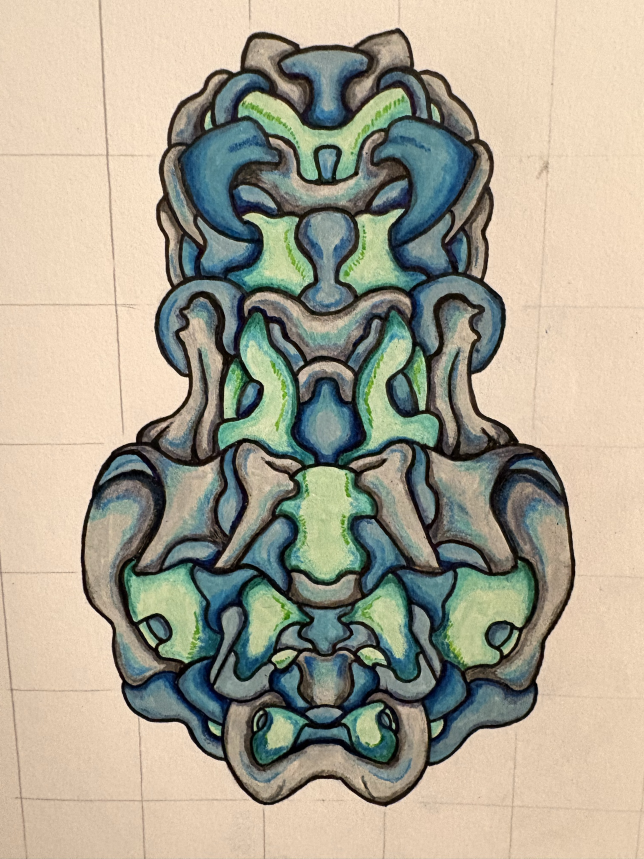
#> input picture samples/IMG_2295.jpeg, 1932 x 2576 px (shown at 1/3 size)
$ python -i ingest.py   (imports and definitions only)
#> lines starting #> are read from the running program, lines starting #| are printed output that depends on the picture; after the words box and inside, x2 and y2 are one past the last pixel; in counts of white or black regions, pixels touching at a corner belong together
### biomorphic/session.py
"""Shared core: a Session wraps a session directory written by `biomorphic ingest`.

See docs/ARCHITECTURE.md for the on-disk format. Everything downstream (review UI, library, verify)
reads sessions through this module, so the pipeline must write exactly what this module reads.
"""
from __future__ import annotations

import hashlib
import json
from dataclasses import dataclass
from pathlib import Path
from typing import Any

import cv2
import numpy as np
from scipy import ndimage as ndi

from biomorphic import tiles as tile_utils

GROUP_ID_BASE = 1_000_000
SCHEMA = 1


# ----------------------------------------------------------------------------- merge tree
@dataclass
class MergeTree:
    """Full agglomerative merge hierarchy over the leaf fragments.

    Node ids: 0 = background, 1..n_leaves = leaves, n_leaves+1.. = internal nodes in merge order.
    merges[i] = [a, b, cost, new_id] with new_id == n_leaves + i + 1 and non-decreasing cost.
    """

    n_leaves: int
    merges: list

    # [6 lines left out: function from_json, not called in this run]

    def to_json(self) -> dict:
        return {"n_leaves": self.n_leaves, "merges": [[a, b, c, n] for a, b, c, n in self.merges]}

    # [8 lines left out: function validate, not called in this run]

    @property
    def n_nodes(self) -> int:
        return self.n_leaves + len(self.merges) + 1

    # [18 lines left out: functions roots, cost_at, not called in this run]

    def n_merges_for_regions(self, n_regions: int) -> int:
        """Number of merges that leaves exactly n_regions regions (clamped)."""
        return max(0, min(len(self.merges), self.n_leaves - int(n_regions)))

    def children(self) -> dict[int, tuple[int, int]]:
        return {n: (a, b) for a, b, _c, n in self.merges}

    # [10 lines left out: function leaves_under, not called in this run]


# ----------------------------------------------------------------------------- regions
@dataclass
class RegionInfo:
    id: int
    area: int
    bbox: tuple[int, int, int, int]        # x, y, w, h in working px
    centroid: tuple[float, float]          # cx, cy
    mean_lab: tuple[float, float, float]
    leaves: tuple[int, ...]

    # [6 lines left out: function to_json, not called in this run]


def rgb_to_lab(rgb: np.ndarray) -> np.ndarray:
    """uint8 RGB -> float32 CIE Lab with L in 0..100 and a, b centred on 0."""
    f = rgb.astype(np.float32) / 255.0
    return cv2.cvtColor(f, cv2.COLOR_RGB2LAB)


# [42 lines left out: function region_stats, not called in this run]


# ----------------------------------------------------------------------------- session
class Session:
    """Read side of a session directory plus the UI working state (manual groups)."""

    # [25 lines left out: function __init__, not called in this run]

    @classmethod
    def load(cls, path: Path | str) -> "Session":
        return cls(path)

    # [5 lines left out: function _read_mask, not called in this run]

    # ---- metadata -----------------------------------------------------------------------
    @property
    def session_id(self) -> str:
        return str(self.meta["session_id"])

    @property
    def levels(self) -> list[dict[str, Any]]:
        return list(self.meta["levels"])

    @property
    def axis_x(self) -> float:
        return float(self.meta["axis"]["x"])

    @property
    def width(self) -> int:
        return int(self.fragments.shape[1])

    @property
    def height(self) -> int:
        return int(self.fragments.shape[0])

    # [5 lines left out: function working_lab, not called in this run]

    @property
    def groups(self) -> list[list[int]]:
        return [list(map(int, g)) for g in self.state["groups"]]

    def _groups_key(self) -> tuple:
        return tuple(tuple(sorted(g)) for g in self.groups)

    # [36 lines left out: functions level_n_merges, roots, _level_data, _apply_groups, not called in this run]

    def label_map(self, level_index: int, apply_groups: bool = True) -> np.ndarray:
        """int32 HxW region ids (0 = background). Groups applied unless apply_groups=False."""
        return self._level_data(level_index, apply_groups)["label_map"]

    def leaf_to_region(self, level_index: int) -> np.ndarray:
        """Array indexed by leaf id giving the region id at this level (index 0 unused)."""
        return self._level_data(level_index)["leaf_to_region"]

    def leaf_to_region_no_groups(self, level_index: int) -> np.ndarray:
        """As leaf_to_region, for the level's own partition with manual groups ignored."""
        return self._level_data(level_index, apply_groups=False)["leaf_to_region"]

    def region_leaves(self, level_index: int, region_id: int) -> list[int]:
        l2r = self.leaf_to_region(level_index)
        return [int(i) for i in np.nonzero(l2r == region_id)[0] if i != 0]

    # ---- region stats -------------------------------------------------------------------
    # [51 lines left out: functions regions, leaf_mask, mirror_mask, mirror_leaves, axis_curve, not called in this run]

    def axis_x_at(self, y: Any) -> np.ndarray:
        c = self.axis_curve
        return np.interp(np.asarray(y, dtype=np.float64), c[:, 0], c[:, 1])

    # [55 lines left out: functions lab_mirror, mirror_map, pairing, add_group, remove_group, not called in this run]

    def save_state(self) -> None:
        (self.path / "state.json").write_text(json.dumps(self.state, indent=1))

    # ---- tiles --------------------------------------------------------------------------
    # [9 lines left out: function cut_tile, not called in this run]


# ----------------------------------------------------------------------------- writing helpers
def make_session_id(source_sha256: str, pipeline_version: str, created_at: str) -> str:
    return hashlib.sha256(f"{source_sha256}{pipeline_version}{created_at}".encode()).hexdigest()[:8]


# [19 lines left out: function write_session, not called in this run]

### biomorphic/pipeline/ingest.py
"""ingest step: EXIF orientation, paper estimate, figure mask and box, crop with margin, working copy, deskew.

Every function is a pure function on arrays. `run.py` wires them: the oriented source is searched for the
figure box at a reduced width, cropped with a margin at full resolution, downscaled to the working width
(never upscaled) and the figure mask is recomputed on the working copy. The optional deskew rotation
(`rotate_rgb`) is applied by `run.py` after the axis search, followed by a recomputation of the masks.
"""
from __future__ import annotations

import hashlib
import io
from dataclasses import dataclass
from pathlib import Path

import cv2
import numpy as np
from PIL import Image, ImageOps
from scipy import ndimage as ndi

from biomorphic.session import rgb_to_lab

DEFAULTS = {
    "working_width": 1800,         # max width of the working copy (px); the source is never upscaled
    "crop_margin_frac": 0.03,      # crop margin around the figure box, as a fraction of max(box w, box h)
    "paper_border_frac": 0.05,     # width of the image border band (fraction of w/h) used to estimate the paper
    "figure_dark_dL": 35.0,        # a pixel darker than the paper by this much (Lab L) belongs to the figure;
                                   # 25 let a shadowed pencil grid on the board join the figure (fill-holes then
                                   # turned the enclosed wood squares into figure); the ink outline is ~70 darker
    "figure_chroma_delta": 12.0,   # ... or whose (a, b) is further than this from the paper's (a, b)
    "figure_close_px": 2,          # closing radius (px) applied before taking the largest component
    "figure_box_width": 1000,      # the oriented source is reduced to this width to find the figure box
    "deskew_min_angle": 0.3,       # deskew only if |axis angle| exceeds this (degrees)
}

EXIF_ORIENTATION_TAG = 274


@dataclass
class SourceImage:
    rgb: np.ndarray            # HxWx3 uint8, EXIF orientation applied
    path: Path
    sha256: str                # of the file bytes
    exif_orientation: int


# [12 lines left out: function load_oriented, not called in this run]


def border_band(shape: tuple[int, ...], frac: float) -> np.ndarray:
    """Boolean mask of the outer band of an image (used for the paper estimate)."""
    h, w = shape[:2]
    bh, bw = max(1, int(round(h * frac))), max(1, int(round(w * frac)))
    band = np.zeros((h, w), bool)
    band[:bh, :] = True
    band[-bh:, :] = True
    band[:, :bw] = True
    band[:, -bw:] = True
    return band


def estimate_paper(lab: np.ndarray, border_frac: float) -> np.ndarray:
    """Median Lab of the border band: robust to the pencil grid, shadows and the figure touching the edge."""
    band = border_band(lab.shape, border_frac)
    return np.median(lab[band].reshape(-1, 3), axis=0).astype(np.float32)


# [4 lines left out: function estimate_paper_rgb, not called in this run]


def figure_candidates(lab: np.ndarray, paper: np.ndarray, dark_dL: float, chroma_delta: float) -> np.ndarray:
    """Pixels that are darker than the paper or clearly more chromatic than it."""
    L, a, b = lab[..., 0], lab[..., 1], lab[..., 2]
    dark = L < float(paper[0]) - dark_dL
    chroma = np.hypot(a - float(paper[1]), b - float(paper[2])) > chroma_delta
    return dark | chroma


def largest_component(mask: np.ndarray, connectivity: int = 4) -> np.ndarray:
    m = mask.astype(np.uint8)
    n, labels, stats, _ = cv2.connectedComponentsWithStats(m, connectivity=connectivity)
    if n <= 1:
        return np.zeros(mask.shape, bool)
    big = 1 + int(np.argmax(stats[1:, cv2.CC_STAT_AREA]))
    return labels == big


def figure_mask_from_lab(lab: np.ndarray, paper: np.ndarray, *, dark_dL: float, chroma_delta: float,
                         close_px: int) -> np.ndarray:
    """Figure silhouette: largest 4-connected component of the candidates after a small closing, holes filled."""
    cand = figure_candidates(lab, paper, dark_dL, chroma_delta).astype(np.uint8)
    if close_px > 0:
        k = cv2.getStructuringElement(cv2.MORPH_ELLIPSE, (2 * close_px + 1, 2 * close_px + 1))
        cand = cv2.morphologyEx(cand, cv2.MORPH_CLOSE, k)
    fig = largest_component(cand > 0, connectivity=4)
    return ndi.binary_fill_holes(fig)


def mask_bbox(mask: np.ndarray) -> tuple[int, int, int, int]:
    ys, xs = np.nonzero(mask)
    if ys.size == 0:
        raise ValueError("empty mask: no figure found")
    return int(xs.min()), int(ys.min()), int(xs.max() - xs.min() + 1), int(ys.max() - ys.min() + 1)


def find_figure_box(rgb: np.ndarray, params: dict | None = None) -> tuple[tuple[int, int, int, int], np.ndarray]:
    """Figure bbox (x, y, w, h) in the coordinates of `rgb`, found on a reduced copy. Also returns the paper Lab."""
    p = {**DEFAULTS, **(params or {})}
    h, w = rgb.shape[:2]
    s = min(1.0, p["figure_box_width"] / w)
    small = cv2.resize(rgb, (int(round(w * s)), int(round(h * s))), interpolation=cv2.INTER_AREA) if s < 1 else rgb
    lab = rgb_to_lab(small)
    paper = estimate_paper(lab, p["paper_border_frac"])
    mask = figure_mask_from_lab(lab, paper, dark_dL=p["figure_dark_dL"], chroma_delta=p["figure_chroma_delta"],
                                close_px=p["figure_close_px"])
    x, y, bw, bh = mask_bbox(mask)
    inv = 1.0 / s
    x0, y0 = int(np.floor(x * inv)), int(np.floor(y * inv))
    x1, y1 = int(np.ceil((x + bw) * inv)), int(np.ceil((y + bh) * inv))
    x0, y0 = max(0, x0), max(0, y0)
    x1, y1 = min(w, x1), min(h, y1)
    return (x0, y0, x1 - x0, y1 - y0), paper


# [29 lines left out: functions crop_with_margin, make_working, rotate_rgb, not called in this run]


@dataclass
class Ingested:
    source: SourceImage
    paper_lab: np.ndarray          # (3,) float32, from the oriented source's border band
    paper_rgb: tuple[int, int, int]
    crop: dict                     # oriented-source coords
    working_rgb: np.ndarray
    working_lab: np.ndarray
    scale: float                   # working px per source px
    figure_mask: np.ndarray        # bool, working px
    figure_box: tuple[int, int, int, int]   # working px


# [18 lines left out: functions analyse_working, ingest, not called in this run]

>>> import cv2
>>> picture = cv2.imread('../../samples/IMG_2295.jpeg')
#> picture is the input picture: shape (2576, 1932, 3); mean B, G, R 146.1, 163.9, 169.3
>>> result = find_figure_box(picture)
#> in find_figure_box, `small = cv2.resize(rgb, (int(round(w * s)), int(round(h * s))), interp..`:
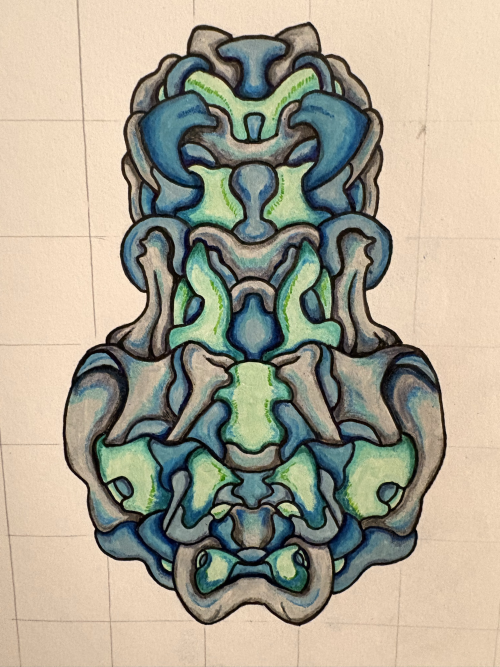
#> small: shape (1333, 1000, 3) (shown at 1/2 size); mean B, G, R 146.1, 163.9, 169.3
#> in rgb_to_lab, `return cv2.cvtColor(f, cv2.COLOR_RGB2LAB)`: returned value: shape (1333, 1000, 3) float32; mean of channels 0, 1, 2 65, -4.3, -4.2
#> in find_figure_box, `paper = estimate_paper(lab, p["paper_border_frac"])`: paper = [83.28, -3.56, -13.64]
#> in figure_candidates, `L, a, b = lab[..., 0], lab[..., 1], lab[..., 2]`:
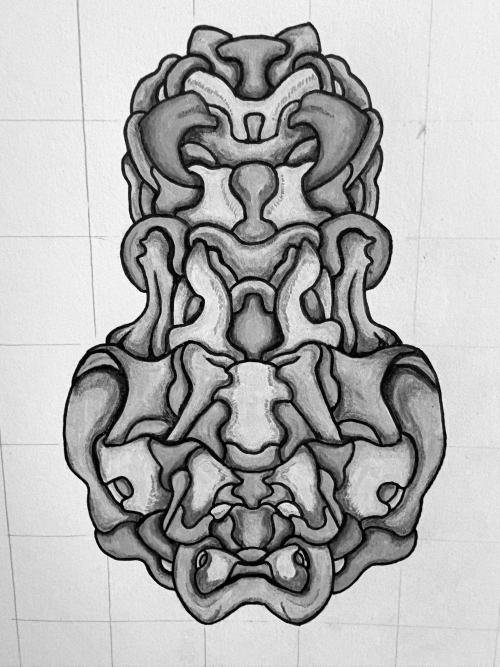
#> L: shape (1333, 1000) float32 (shown at 1/2 size); min 0, max 93.83, mean 65.1; drawn with min black and max white
#> in figure_candidates, `L, a, b = lab[..., 0], lab[..., 1], lab[..., 2]`:
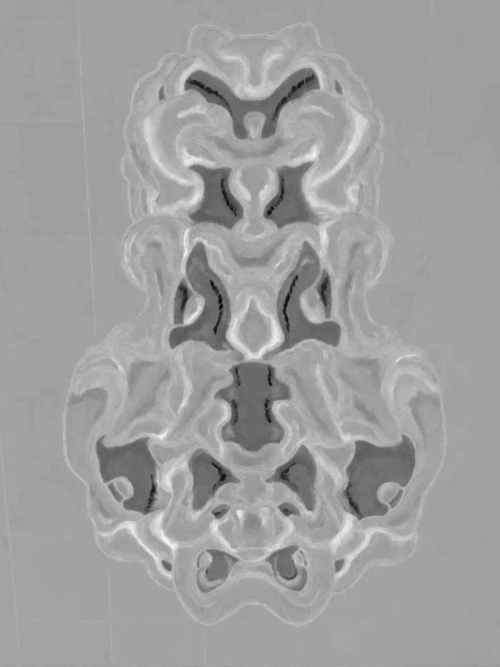
#> a: shape (1333, 1000) float32 (shown at 1/2 size); min -48.5, max 22.09, mean -4.3; drawn with min black and max white
#> in figure_candidates, `L, a, b = lab[..., 0], lab[..., 1], lab[..., 2]`:
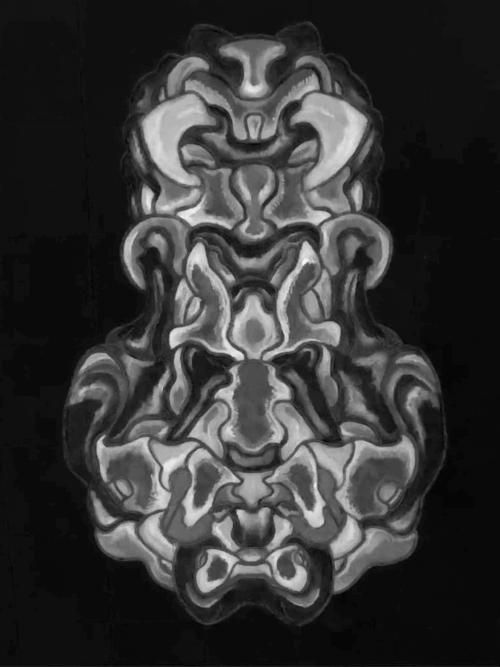
#> b: shape (1333, 1000) float32 (shown at 1/2 size); min -17.16, max 44.44, mean -4.2; drawn with min black and max white
#> in figure_candidates, `dark = L < float(paper[0]) - dark_dL`:
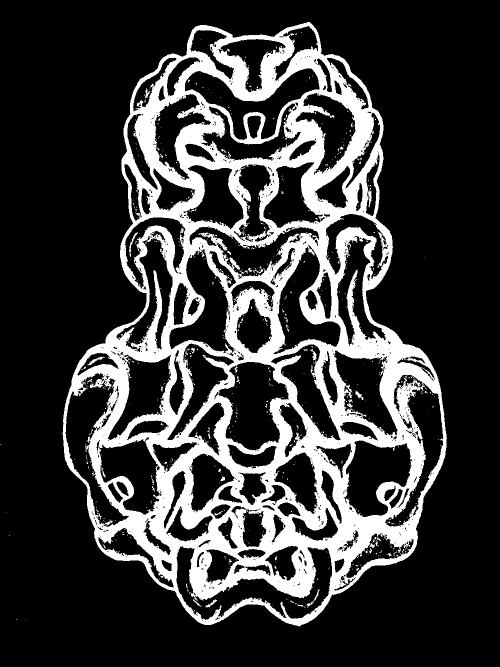
#> dark: shape (1333, 1000) bool (shown at 1/2 size); 22.4% white; 772 white regions (729 under 20 px), largest, box (x1, y1, x2, y2) and area: (125, 44, 894, 1253) 294028, (258, 464, 275, 514) 151, (175, 713, 210, 731) 144
#> in figure_candidates, `chroma = np.hypot(a - float(paper[1]), b - float(paper[2])) > chroma_d..`: chroma: shape (1333, 1000) bool; 33.7% white; 237 white regions (200 under 20 px), largest, box (x1, y1, x2, y2) and area: (185, 78, 881, 1216) 412990, (136, 682, 308, 907) 12007, (676, 741, 778, 872) 3734
#> in figure_candidates, `return dark | chroma`: returned value: shape (1333, 1000) bool; 41.6% white; 128 white regions (126 under 20 px), largest, box (x1, y1, x2, y2) and area: (125, 44, 894, 1253) 554206, (580, 66, 589, 71) 23
#> in figure_mask_from_lab, `cand = cv2.morphologyEx(cand, cv2.MORPH_CLOSE, k)`: cand: shape (1333, 1000); values 0 (black) and 1 (white), 42.2% white; 35 white regions (33 under 20 px), largest, box (x1, y1, x2, y2) and area: (125, 44, 894, 1253) 562284, (172, 910, 176, 928) 28
#> in largest_component, `n, labels, stats, _ = cv2.connectedComponentsWithStats(m, connectivity..`:
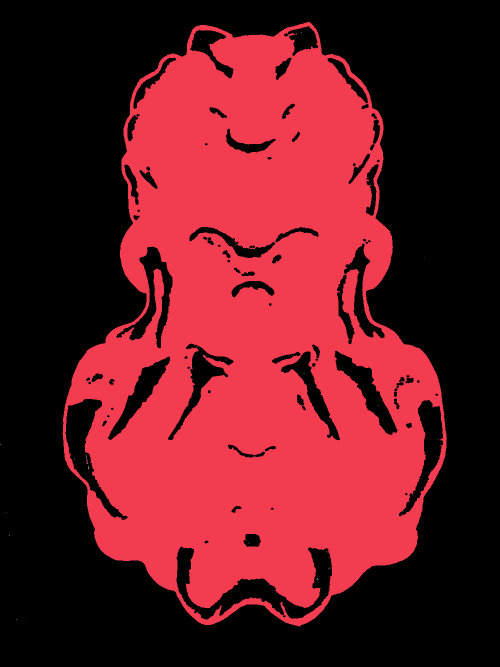
#> labels: shape (1333, 1000) int32 (shown at 1/2 size); 43 distinct labels, from 0 to 42; one colour per label, 0 black
#> in largest_component, `n, labels, stats, _ = cv2.connectedComponentsWithStats(m, connectivity..`: n = 43; stats = 43 rows, first 6: [0, 0, 1000, 1333, 770629], [125, 44, 769, 1209, 562279], [602, 64, 1, 2, 2], [401, 79, 1, 1, 1], [310, 162, 1, 1, 1], [264, 243, 1, 1, 1]
#> in largest_component, `big = 1 + int(np.argmax(stats[1:, cv2.CC_STAT_AREA]))`: big = 1
#> in largest_component, `return labels == big`: returned value: shape (1333, 1000) bool; 42.2% white; 1 white region, box (x1, y1, x2, y2) and area: (125, 44, 894, 1253) 562279
#> in figure_mask_from_lab, `return ndi.binary_fill_holes(fig)`:
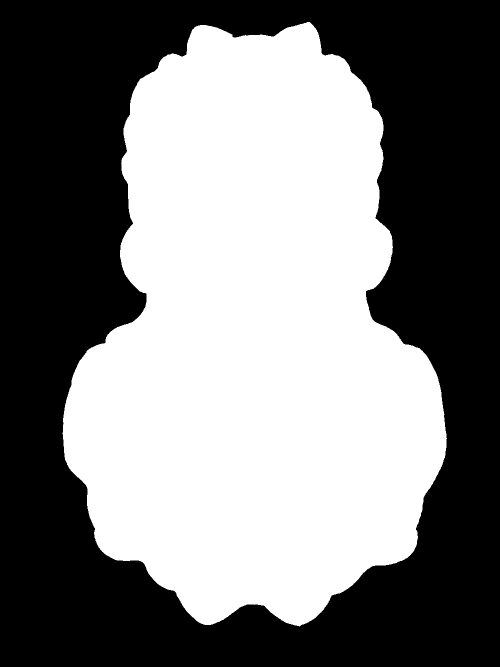
#> returned value: shape (1333, 1000) bool (shown at 1/2 size); 48.5% white; 1 white region, box (x1, y1, x2, y2) and area: (125, 44, 894, 1253) 646866
#> in find_figure_box, `x, y, bw, bh = mask_bbox(mask)`: x = 125; y = 44; bw = 769; bh = 1209
#> in find_figure_box, `x0, y0 = int(np.floor(x * inv)), int(np.floor(y * inv))`: x0 = 241; y0 = 85
#> in find_figure_box, `x1, y1 = int(np.ceil((x + bw) * inv)), int(np.ceil((y + bh) * inv))`: x1 = 1728; y1 = 2421
#> result = ((241, 85, 1487, 2336), [83.28, -3.56, -13.64])

$ run again, on samples/IMG_2298.png
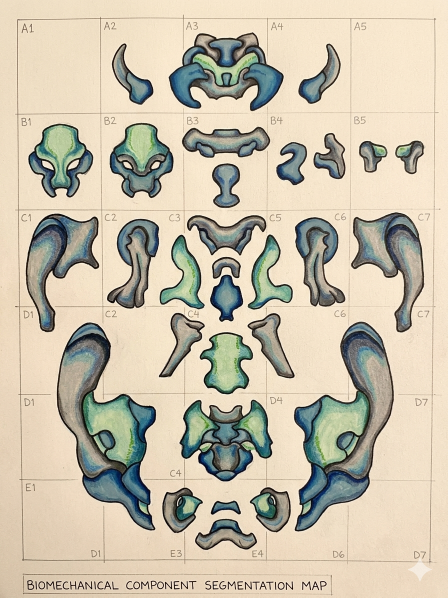
#> input picture samples/IMG_2298.png, 896 x 1195 px (shown at 1/2 size)
#> picture is the input picture: shape (1195, 896, 3); mean B, G, R 171.6, 191.5, 200.1
#> paper = [86.79, -4.53, -11.16]
#> dark: shape (1195, 896) bool; 14.5% white; 909 white regions (803 under 20 px), largest, box (x1, y1, x2, y2) and area: (114, 645, 312, 1061) 21227, (588, 643, 788, 1063) 19780, (337, 65, 567, 222) 12123
#> chroma: shape (1195, 896) bool; 18% white; 66 white regions (13 under 20 px), largest, box (x1, y1, x2, y2) and area: (590, 782, 739, 1061) 24136, (163, 782, 311, 1059) 23489, (361, 801, 543, 963) 16131
#> cand: shape (1195, 896); values 0 (black) and 1 (white), 25.3% white; 251 white regions (186 under 20 px), largest, box (x1, y1, x2, y2) and area: (588, 643, 788, 1063) 38423, (114, 645, 312, 1061) 37860, (337, 65, 567, 222) 21290
#> in largest_component, `n, labels, stats, _ = cv2.connectedComponentsWithStats(m, connectivity..`:
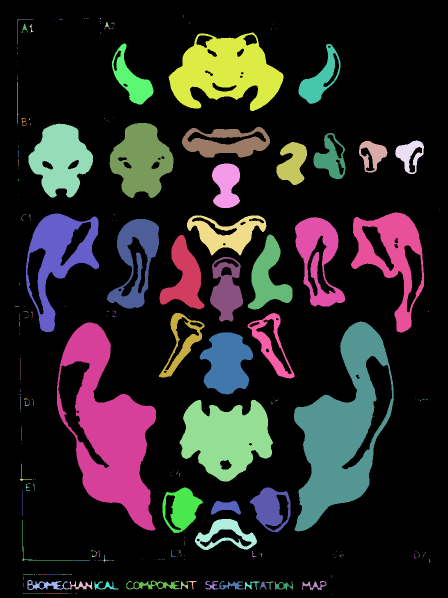
#> labels: shape (1195, 896) int32 (shown at 1/2 size); 310 distinct labels, from 0 to 309; one colour per label, 0 black
#> n = 310; stats = 310 rows, first 6: [0, 0, 896, 1195, 799619], [366, 30, 1, 5, 5], [200, 36, 2, 2, 4], [168, 37, 2, 1, 2], [173, 37, 1, 1, 1], [175, 37, 2, 1, 2]
#> big = 132
#> in figure_mask_from_lab, `return ndi.binary_fill_holes(fig)`:
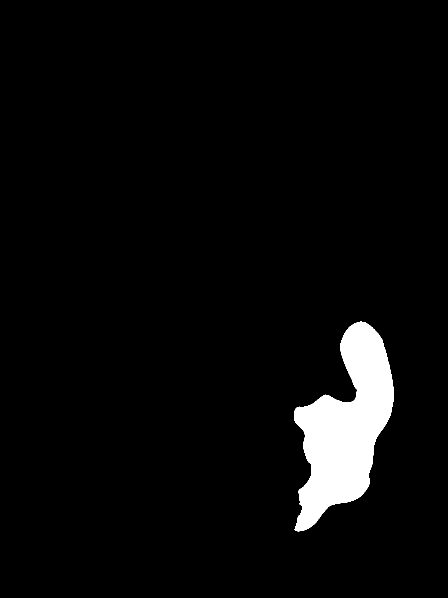
#> returned value: shape (1195, 896) bool (shown at 1/2 size); 4.1% white; 1 white region, box (x1, y1, x2, y2) and area: (588, 643, 788, 1063) 44360
#> x = 588; y = 643; bw = 200; bh = 420
#> x0 = 588; y0 = 643
#> x1 = 788; y1 = 1063
#> result = ((588, 643, 200, 420), [86.79, -4.53, -11.16])
